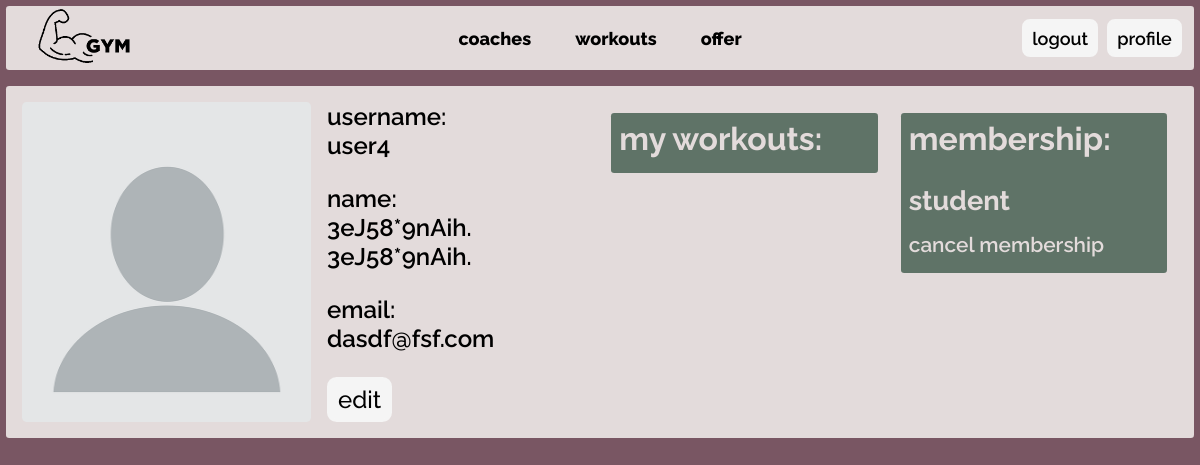
/users/my_profile/ (signed in), run on an earlier commit of the app's database.
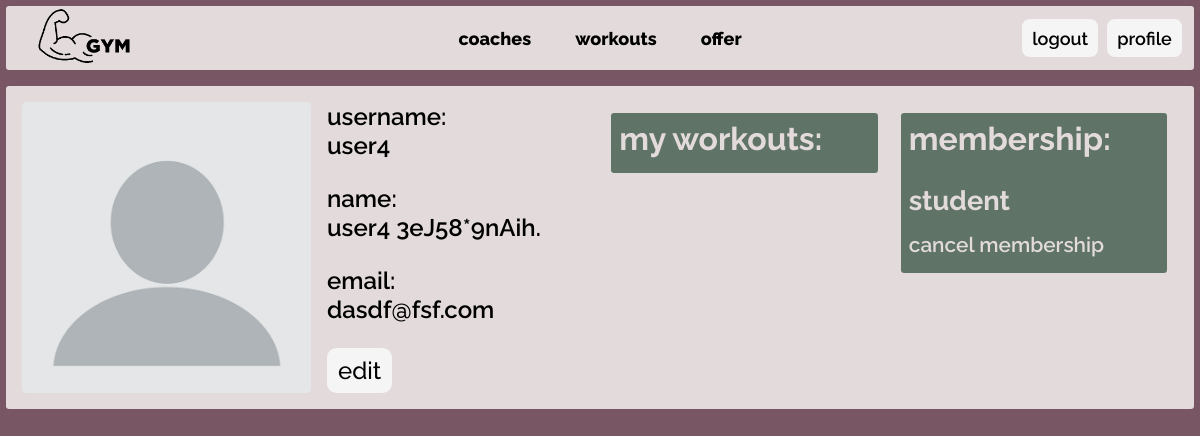
And on a later commit of the database.
### users/models.py (models this page shows)
class User(AbstractUser):
    is_coach = models.BooleanField()
    profile_picture = models.ImageField(upload_to='profile_pictures/',
                                        default='profile_pictures/default.png')
    gender = models.CharField(
        choices=[('M', 'Male'),
                 ('F', 'Female')],
        max_length=1)

class Client(models.Model):
    user = models.OneToOneField(User, on_delete=models.CASCADE, related_name='client')
    membership = models.ForeignKey('memberships.Membership',
                                   on_delete=models.PROTECT,
                                   null=True)

### memberships/models.py (models this page shows)
class Membership(models.Model):
    name = models.CharField(max_length=50)
    price_1 = models.FloatField()
    price_6 = models.FloatField()
    price_12 = models.FloatField()

### users/views.py (the view)
# urls.py: path("my_profile/", views.current_profile, name="current_profile"),
@login_required
def current_profile(request):
    user = request.user
    context = {
        'user': user
    }
    if user.is_coach:
        workouts = Workout.objects.filter(coach=user).filter(status='active')
        context['workouts'] = workouts
        return render(request, 'users/coach_profile.html', context)
    else:
        workouts = Workout.objects.filter(client=user)
        context['workouts'] = workouts
        return render(request, 'users/user_profile.html', context)

### users/templates/users/user_profile.html (shortened to what this page needs)
{% extends 'core/index.html' %}
{% block content %}
<div id="profile-cont">
    {%include 'users/user_info.html'%}
    <div id="profile-info">
        <div id="profile-workouts" class="profile-info-cont">
            <h2>my workouts:</h2>
        </div>
        <div id="profile-membership" class="profile-info-cont">
            <h2>membership: </h2>
            {% if user.client.membership is not None %}
            <h3>{{user.client.membership.name}}</h3>
            <a href="{% url 'memberships:cancel_membership' %}" >cancel membership</a>
            {% else %}
            <p>no active membership</p>
            {% endif %}
        </div>
    </div>
</div>
{% endblock %}

### users/templates/users/user_info.html
{% block user_info %}
<div id="user-info-cont">
    <img alt="profile_picture" src="{{ user.profile_picture.url }}" >
    <div id="user-info-par">
        <div>
            <h1>username: <br>{{ user.username }}</h1>
            <h1>name: <br>{{ user.first_name }} {{ user.last_name}}</h1>
            <h1>email: <br>{{ user.email }}</h1>
        </div>
        <a href="{% url 'users:edit' %}">edit</a>
    </div>
</div>
{%endblock%}

What changed in the data, as far as the page shows it:
changed User "user4": first_name "3eJ58*9nAih." → "user4"
